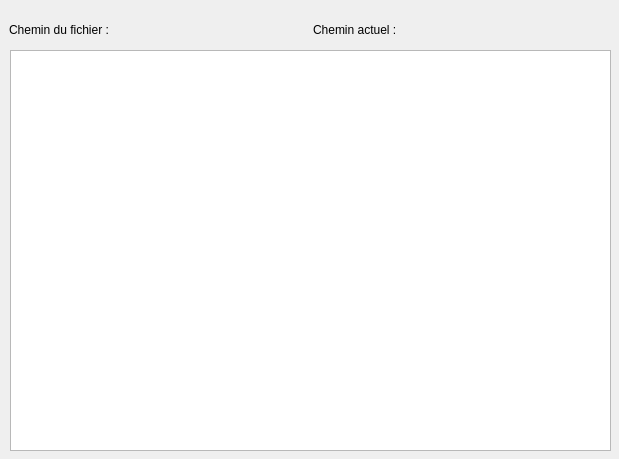
<?xml version="1.0" encoding="UTF-8"?>
<ui version="4.0">
 <class>explorerWindow</class>
 <widget class="QWidget" name="explorerWindow">
  <property name="geometry">
   <rect>
    <x>0</x>
    <y>0</y>
    <width>619</width>
    <height>459</height>
   </rect>
  </property>
  <property name="windowTitle">
   <string>Explorateur Keystroke</string>
  </property>
  <widget class="QTreeView" name="treeView">
   <property name="geometry">
    <rect>
     <x>10</x>
     <y>50</y>
     <width>601</width>
     <height>401</height>
    </rect>
   </property>
   <property name="alternatingRowColors">
    <bool>true</bool>
   </property>
   <property name="textElideMode">
    <enum>Qt::ElideNone</enum>
   </property>
   <property name="verticalScrollMode">
    <enum>QAbstractItemView::ScrollPerItem</enum>
   </property>
   <property name="indentation">
    <number>20</number>
   </property>
   <property name="uniformRowHeights">
    <bool>true</bool>
   </property>
   <property name="animated">
    <bool>true</bool>
   </property>
   <property name="allColumnsShowFocus">
    <bool>true</bool>
   </property>
   <property name="wordWrap">
    <bool>true</bool>
   </property>
  </widget>
  <widget class="QWidget" name="verticalLayoutWidget">
   <property name="geometry">
    <rect>
     <x>9</x>
     <y>9</y>
     <width>601</width>
     <height>41</height>
    </rect>
   </property>
   <layout class="QVBoxLayout" name="verticalLayout">
    <item>
     <layout class="QHBoxLayout" name="horizontalLayout">
      <item>
       <layout class="QHBoxLayout" name="horizontalLayout_2">
        <item>
         <widget class="QLabel" name="label">
          <property name="text">
           <string>Chemin du fichier : </string>
          </property>
         </widget>
        </item>
        <item>
         <widget class="QLabel" name="label_2">
          <property name="text">
           <string>Chemin actuel : </string>
          </property>
         </widget>
        </item>
       </layout>
      </item>
     </layout>
    </item>
   </layout>
  </widget>
 </widget>
 <resources/>
 <connections>
  <connection>
   <sender>treeView</sender>
   <signal>clicked(QModelIndex)</signal>
   <receiver>explorerWindow</receiver>
   <slot>checkIfFound(QModelIndex)</slot>
   <hints>
    <hint type="sourcelabel">
     <x>74</x>
     <y>356</y>
    </hint>
    <hint type="destinationlabel">
     <x>4</x>
     <y>361</y>
    </hint>
   </hints>
  </connection>
 </connections>
 <slots>
  <slot>checkIfFound(QModelIndex)</slot>
 </slots>
</ui>
